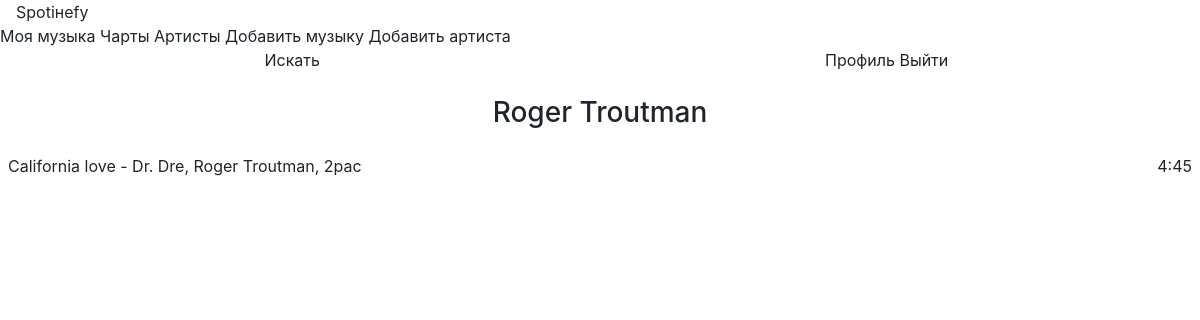
Page /artist/2 on the committed database.
### data/authors.py (models this page shows)
class Author(SqlAlchemyBase):
    __tablename__ = 'authors'
    id = sqlalchemy.Column(sqlalchemy.Integer,
                           primary_key=True, autoincrement=True)
    name = sqlalchemy.Column(sqlalchemy.String, nullable=True)
    songs = orm.relationship("Song", secondary="links")

### data/songs.py (models this page shows)
class Song(SqlAlchemyBase):
    __tablename__ = 'songs'
    id = sqlalchemy.Column(sqlalchemy.Integer,
                           primary_key=True, autoincrement=True)
    name = sqlalchemy.Column(sqlalchemy.String, nullable=True)
    duration = sqlalchemy.Column(sqlalchemy.Integer)
    clip = sqlalchemy.Column(sqlalchemy.String, nullable=True)
    year = sqlalchemy.Column(sqlalchemy.Integer)
    authors = orm.relationship("Author", secondary="links")

### main.py (the view)
@app.route('/artist/<id>', methods=["POST", "GET"])
def give_artist(id):
    author = db_sess.query(Author).filter(Author.id == id).first()
    songs = []
    song_ids = list(db_sess.query(Link).filter(Link.author_id == id).all())
    song_ids = list(map(lambda x: x.song_id, song_ids))
    for i in range(len(song_ids)):
        songs.append(db_sess.query(Song).filter(Song.id == song_ids[i]).first())
    print(songs)
    for i in range(len(songs)):
        songs[i] = (", ".join(
            map(
                lambda x: x.name,
                db_sess.query(Author).filter(
                    Author.id.in_(json.loads(get_song_data(songs[i].id))["authors"])
                ),
            )
        ), songs[i])
    return render_template("give_artist.html", author=author, songs=songs)

### main.py (called while the page is built)
@app.route("/get-song-data/<id>")
def get_song_data(id):
    res = {}
    song = db_sess.query(Song).filter(Song.id == id).first()
    res["authors"] = list(
        map(lambda x: x.author_id, db_sess.query(Link).filter(Link.song_id == id))
    )
    res["year"] = song.year
    res["duration"] = song.duration
    res["name"] = song.name
    return json.dumps(res)

### templates/give_artist.html (shortened to what this page needs)
{% extends "base.html" %} {% block content %}
<div class = "search">
  <div style="display: flex">
    <div class="artist">
        <h3 align="center">{{author.name}}</h3>
    </div>
  </div>
  <b-list-group>
    {% for song in songs: %}
    <b-list-group-item class="d-flex align-items-center"  href="/share-song/{{song[1].id}}">
      <span class="mr-auto">{{song[1].name}} - {{song[0]}}</song></span>
      <b-badge variant="danger">{{song[1].duration // 60}}:{{song[1].duration % 60}}</b-badge>
    </b-list-group-item>
    {% endfor %}
  </b-list-group>
</div>
{% endblock %}

### static/css/style.css (style rules this page uses)
.artist { margin-left: auto !important; margin-right: auto !important; }
.artist { margin: 1rem; }
.search { margin: 0.5rem; }

### rows in the picture
Author: name "Roger Troutman"
Song: name "California love", song "Dr. Dre, Roger Troutman, 2pac", duration "4", song[1].duration%60 "45"
